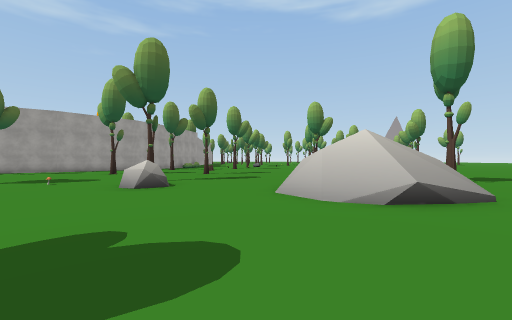
View 1 (above)

13 first-person views from a walk through a Unity game level. The camera is 1.5 m above the floor, looks level and sees 90° across. The floor is counted in squares, 2 m on a side. Each view is taken from the middle of a square. On the plan, view 1 faces up. The plan holds only what a view shows up to about 9 squares ahead; the rest is blank. The place goes on beyond the plan. The player is left out. Some surface patterns are stand-ins.

View 2
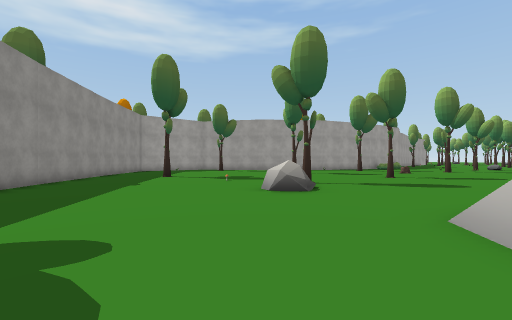

View 3
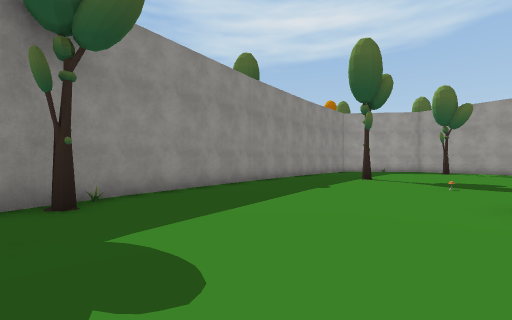

View 4
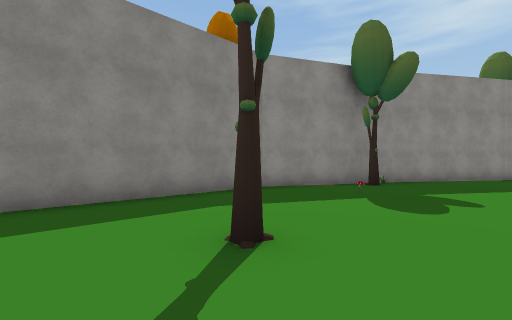

View 5
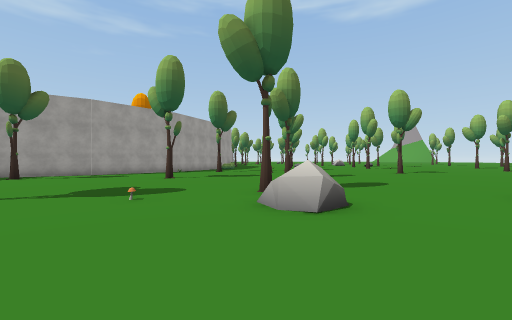

View 6
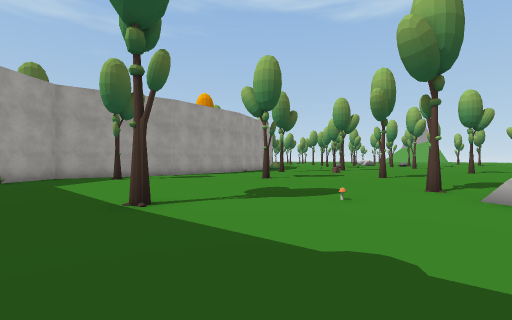

View 7
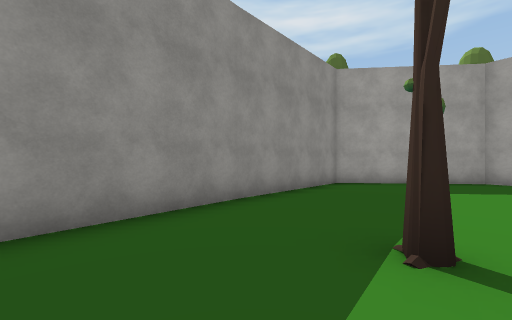

View 8
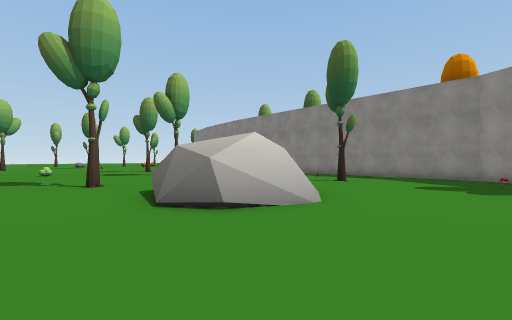

View 9
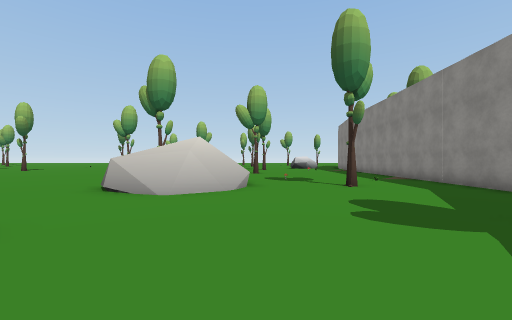

View 10
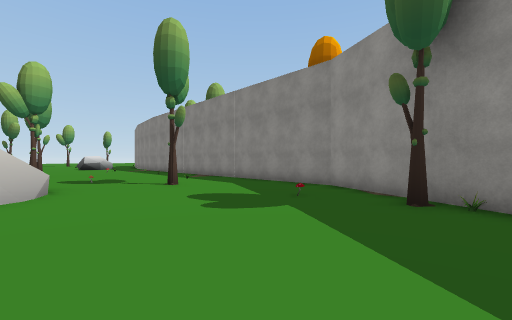

View 11
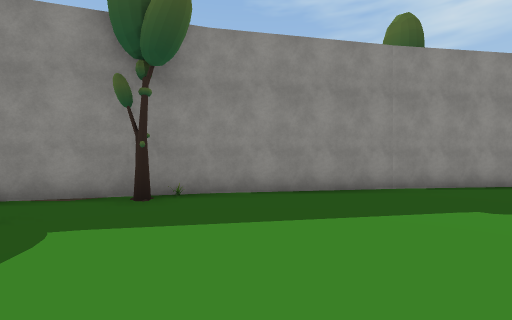

View 12
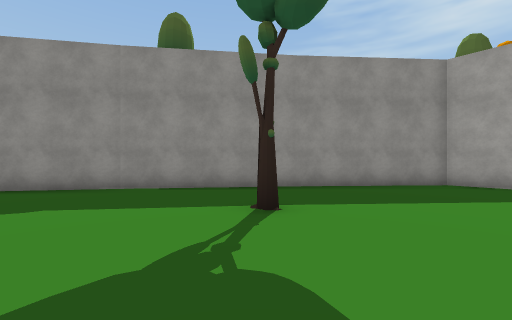

View 13
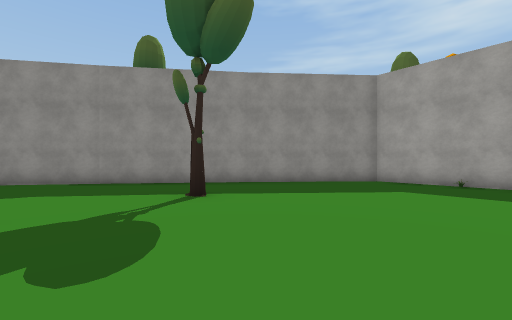

### Floor plan
Key: @ floor where view 1 was taken; # wall or solid block; . floor; / step, stairs or slope; = window, fence, low wall or low ledge; ^ raised ledge; v drop or lower ground; T tree; O other object.
Columns run from 16 left of view 1 to 4 right of it. Each row starts with its distance up from view 1.
 12 #....................
 11 #....................
 10 #....................
  9 #...........#........
  8 ##........O..=....#v#
  7  ##...#.....=^...=//#
  6   ##.............///
  5    ##............==//
  4      #.............=.
  3      T##.............
  2        ###...........
  1          ##...O...#..
  0           ###...@....
 -1             ###......
 -2               #######
 -3                T

Where each view was taken, in squares from view 1:
view 1: 0 up, 0 right, facing up
view 2: 2 up, 1 right, facing up-left
view 3: 3 up, 0 right, facing left
view 4: 3 up, 4 right, facing down-left
view 5: 3 up, 4 left, facing up
view 6: 3 up, 8 left, facing up
view 7: 6 up, 8 left, facing left
view 8: 10 up, 2 left, facing down-right
view 9: 4 up, 5 left, facing right
view 10: 5 up, 5 left, facing down-right
view 11: 5 up, 2 left, facing down-left
view 12: 10 up, 7 left, facing down-left
view 13: 12 up, 7 left, facing down-left
